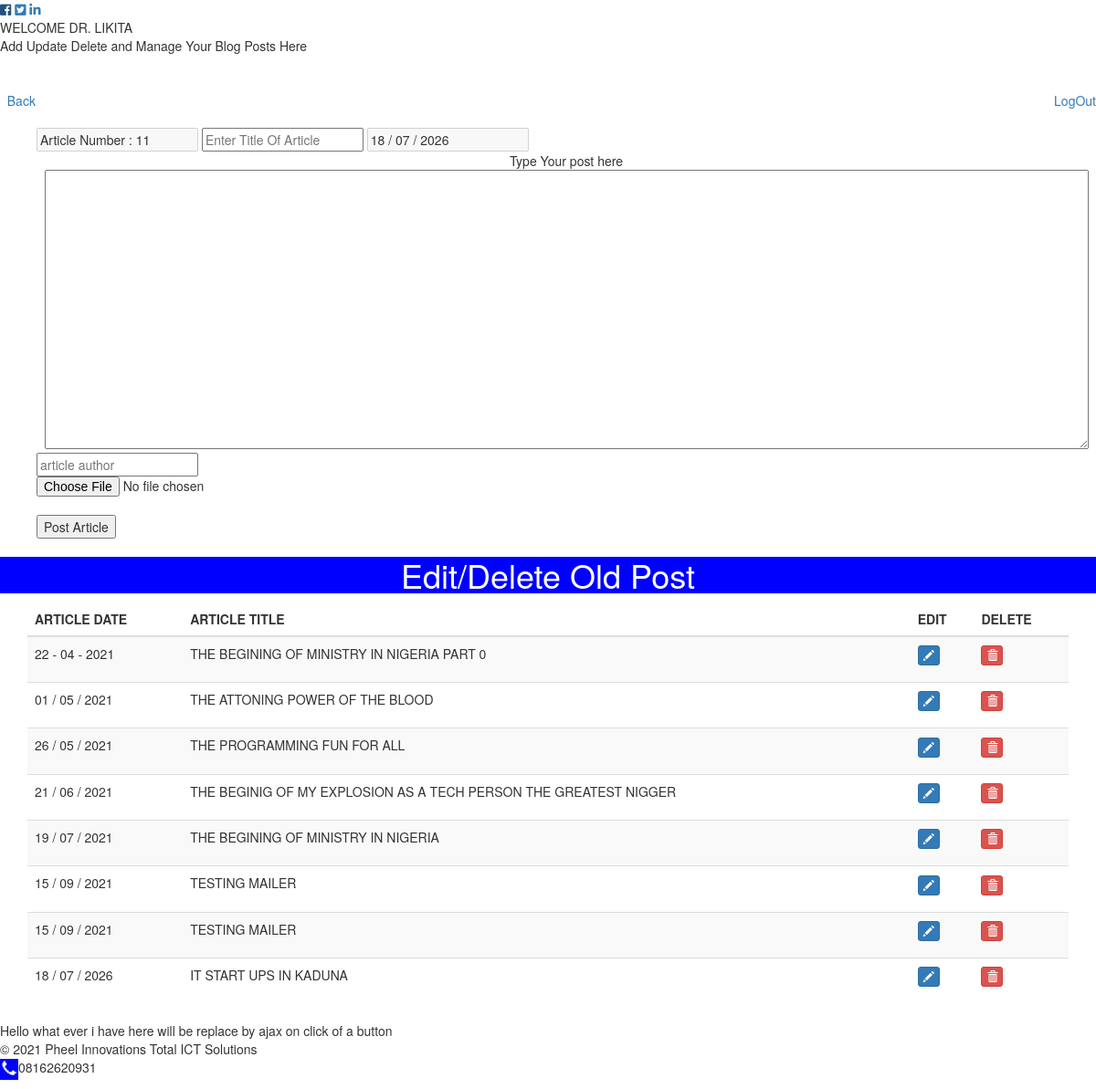
The page /blog_admin/admin.php (signed in) on the database its author committed.
### tables this page shows
CREATE TABLE `articles_record` (
  `article_id` int(11) NOT NULL,
  `article_title` varchar(254) DEFAULT NULL,
  `article_date` varchar(200) DEFAULT NULL,
  `article_author` varchar(254) DEFAULT NULL,
  `article_content` text DEFAULT NULL,
  `article_image` varchar(254) DEFAULT NULL
);

### blog_admin/admin.php (the view, shortened to what this page needs)
<?php
require "includes/dbcon.php";
$sql = "SELECT article_id FROM articles_record";
 $count = 0;
	if($result = mysqli_query($conn,$sql)){
		if(mysqli_num_rows($result)>0){
			while($row = mysqli_fetch_array($result)){
			$count = $row["article_id"];
			}
		}else{echo "it returned nothing";}
	}else{echo "query error";}
	$articles_date = "SELECT DATE_FORMAT(CURDATE(),'%d / %m / %Y')";
	if($date = mysqli_query($conn,$articles_date)){
		if(mysqli_num_rows($date)>0){
			$row = mysqli_fetch_array($date);
			$articles_date = $row[0];
		}else{echo "it returned nothing";}
	}else{echo "query error";}
?>
<!DOCTYPE html>
<html lang="en" id = "top">
					<link href="//maxcdn.bootstrapcdn.com/bootstrap/3.3.0/css/bootstrap.min.css" rel="stylesheet" id="bootstrap-css">
	<link rel="stylesheet" href="https://use.fontawesome.com/releases/v5.7.2/css/all.css">
	<link rel="stylesheet" href="fontawsome/svg">
	<link rel ="stylesheet" type="text/css" href="../styles/style.css">
<body>
	<div class="blog_page_header_thin" id="top" >
		<a href="http://www.facebook.com"><i class="fab fa-facebook-square"></i></a>
		<a href="http://www.twitter.com/"><i class="fab fa-twitter-square"></i></a>
		<a href="http://www.linkedin.com/"><i class="fab fa-linkedin-in"></i></a>
	</div>
	<div class="blog_page_header_thick" >
	<span >WELCOME DR. LIKITA</span>
	<div>Add Update Delete and Manage Your Blog Posts Here</div>
	<br>
	<br>
	</div>
	<div class="blog_page_header_thin2" >
		<a href="../blog.php"><span >&nbsp Back</span></a>
		<a href="logout.php" style="float:right"><span >&nbsp LogOut</span></a>
	<br>
	</div>
		<div class="new_post_form" style="margin-left:40px;">
			<form action = "admin.php" method = "POST" enctype = "multipart/form-data">
			<br>
			<input type = "text" name = "ID" id="ID" value = "<?php echo'Article Number : '.$count + 1; ?>"  required disabled>
			<input type ="text" name ="TITLE" id ="TITLE" placeholder="Enter Title Of Article" required>
			<input type ="text" name ="DATE" id ="DATE" value = "<?php echo $articles_date;?>" required disabled> <br>
		<center><span> Type Your post here </span> <br>
			<textarea id = "CONTENT" name="CONTENT" rows="15" cols="150" required>
			</textarea><br> </center>
			<input type ="text" name ="AUTHOR" placeholder="article author" required>
			<input type ="file" name ="IMAGE"  required><br>
			<input type ="submit" id = "SUBM" value="Post Article">
			</form>
		</div>
<div style="background-color:blue; font-size:120%; color:white;">	<center> <h1> Edit/Delete Old Post </h1> </center> </div>
			<div class="container">
				<div class="row">
							<div class="col-md-12">
							<div class="table-responsive">
								  <table id="mytable" class="table table-bordred table-striped">
									   <thead>
									   <th>ARTICLE DATE</th>
										<th>ARTICLE TITLE</th>
										  <th>EDIT</th>
										   <th>DELETE</th>
									   </thead>
						<tbody>
				<?php
				$del ="delete";
					$sql = "SELECT article_date, article_id, article_title FROM articles_record";
					if($result = mysqli_query($conn,$sql)){
						while($row = mysqli_fetch_assoc($result)){
					echo	'	<tr> ';
					echo	'<td> '.$row["article_date"].'</td>';
					echo	'<td> '.$row["article_title"].'</td>';
					echo	'<td><p data-placement="top" data-toggle="tooltip" title="Edit"><button   class="btn btn-primary btn-xs" data-title="Edit" data-toggle="modal" data-target="#edit" ><a href="#top" style="color:white"><span  id='.$row["article_id"].' class="glyphicon glyphicon-pencil"href="#top"></span></a></button></p></td>
						<td><p data-placement="top" data-toggle="tooltip" title="Delete"><button class="btn btn-danger btn-xs" data-title="Delete" data-toggle="modal" data-target="#delete" ><a href="#top" style="color:white"><span id='.$del.$row["article_id"].' class="glyphicon glyphicon-trash"></span></a></button></p></td>
					    </tr>';
						}
					}else{
						echo mysqli_error($conn);
					}
				?>
					   	</tbody>
					</table>
					  </div>
					</div>
				</div>
			</div>
<div id="demo">
Hello what ever i have here will be replace by ajax on click of a button
</div>
	<div class="footer_section" >
				<span >&copy 2021 Pheel Innovations Total ICT Solutions<p>
						<img src="../images/phone_number_icon_small.jpg">08162620931</span>
	</div>
</body>
</html>

### rows shown on the page
articles_record: ID "Article Number : 11", article_date "18 / 07 / 2026", article_title "IT START UPS IN KADUNA"
articles_record: article_date "22 - 04 - 2021", article_title "THE BEGINING OF MINISTRY IN NIGERIA PART 0"
articles_record: article_date "01 / 05 / 2021", article_title "THE ATTONING POWER OF THE BLOOD"
articles_record: article_date "26 / 05 / 2021", article_title "THE PROGRAMMING FUN FOR ALL"
articles_record: article_date "21 / 06 / 2021", article_title "THE BEGINIG OF MY EXPLOSION AS A TECH PERSON THE GREATEST NIGGER"
articles_record: article_date "19 / 07 / 2021", article_title "THE BEGINING OF MINISTRY IN NIGERIA"
articles_record: article_date "15 / 09 / 2021", article_title "TESTING MAILER"
articles_record: article_date "15 / 09 / 2021", article_title "TESTING MAILER"
